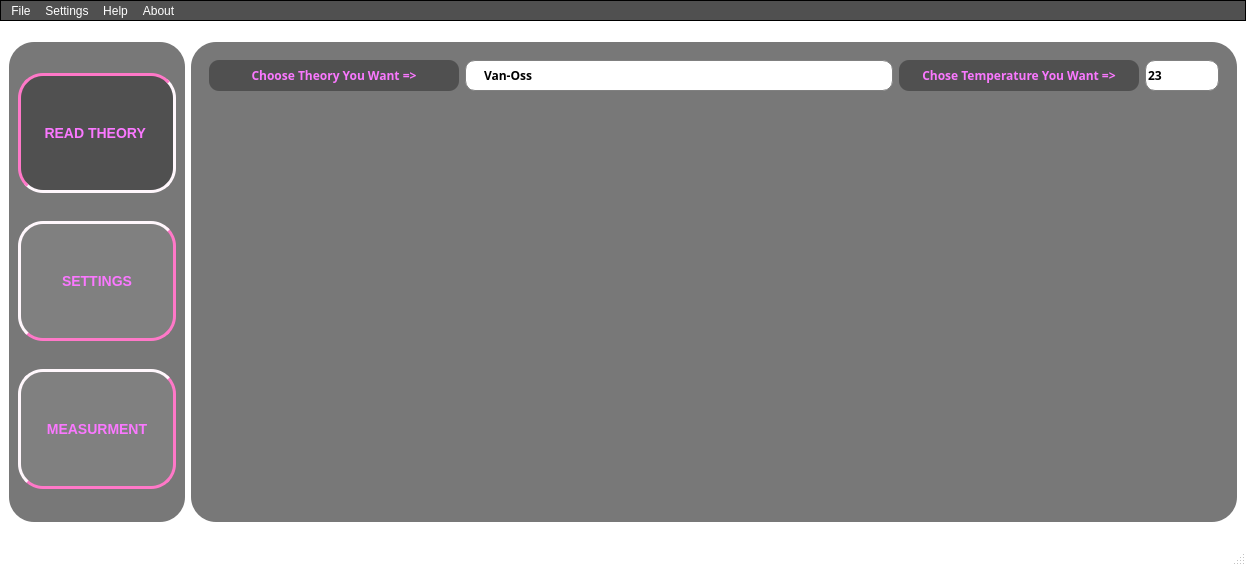
<?xml version="1.0" encoding="UTF-8"?>
<ui version="4.0">
 <class>MainWindow</class>
 <widget class="QMainWindow" name="MainWindow">
  <property name="geometry">
   <rect>
    <x>0</x>
    <y>0</y>
    <width>1246</width>
    <height>566</height>
   </rect>
  </property>
  <property name="windowTitle">
   <string>MainWindow</string>
  </property>
  <property name="styleSheet">
   <string notr="true">QFrame{
	background-color: rgb(120, 120, 120);
	border-radius: 25px;
}
QMainWindow{
	background-color:rgb(255,255,255)
}
QMenuBar {
    background-color: rgb(80,80,80);
    color: rgb(150,255,150);
    border: 1px solid ;
}
QMenuBar::item {
	background-color: rgb(80,80,80);
    color: rgb(255,255,255);
}
QMenuBar::item::selected {
	background-color: rgb(30,30,30);
}
QAction{
	color:rgb(200,150,100);}
</string>
  </property>
  <widget class="QWidget" name="centralwidget">
   <layout class="QGridLayout" name="gridLayout_6">
    <item row="0" column="0">
     <layout class="QGridLayout" name="gridLayout_2">
      <item row="0" column="0">
       <widget class="QFrame" name="ButtonsFrame">
        <property name="minimumSize">
         <size>
          <width>140</width>
          <height>480</height>
         </size>
        </property>
        <property name="maximumSize">
         <size>
          <width>200</width>
          <height>480</height>
         </size>
        </property>
        <property name="styleSheet">
         <string notr="true">QPushButton {
	color: rgb(250, 120, 255);
    background-color: grey;
    border-style: outset;
    border-width: 3px;
    border-radius: 25px;
    border-color: rgb(255,120,200);
    font: bold 14px;
    min-width: 140px;
    padding: 6px;
}
QPushButton:checked {
    background-color: rgb(80, 80, 80);
    border-style: inset;
}
QFrame{
	background-color: rgb(120, 120, 120);
	border-radius: 25px;
}
</string>
        </property>
        <property name="frameShape">
         <enum>QFrame::StyledPanel</enum>
        </property>
        <property name="frameShadow">
         <enum>QFrame::Raised</enum>
        </property>
        <layout class="QGridLayout" name="gridLayout">
         <item row="1" column="0">
          <widget class="QPushButton" name="settingsButton">
           <property name="minimumSize">
            <size>
             <width>158</width>
             <height>120</height>
            </size>
           </property>
           <property name="styleSheet">
            <string notr="true"/>
           </property>
           <property name="text">
            <string>SETTINGS</string>
           </property>
           <property name="checkable">
            <bool>true</bool>
           </property>
           <property name="autoExclusive">
            <bool>true</bool>
           </property>
           <property name="default">
            <bool>false</bool>
           </property>
           <property name="flat">
            <bool>false</bool>
           </property>
          </widget>
         </item>
         <item row="0" column="0">
          <widget class="QPushButton" name="theoryButton">
           <property name="minimumSize">
            <size>
             <width>158</width>
             <height>120</height>
            </size>
           </property>
           <property name="styleSheet">
            <string notr="true"/>
           </property>
           <property name="text">
            <string>READ THEORY </string>
           </property>
           <property name="checkable">
            <bool>true</bool>
           </property>
           <property name="checked">
            <bool>true</bool>
           </property>
           <property name="autoExclusive">
            <bool>true</bool>
           </property>
           <property name="autoDefault">
            <bool>false</bool>
           </property>
           <property name="default">
            <bool>false</bool>
           </property>
           <property name="flat">
            <bool>false</bool>
           </property>
          </widget>
         </item>
         <item row="2" column="0">
          <widget class="QPushButton" name="measurmentButton">
           <property name="minimumSize">
            <size>
             <width>158</width>
             <height>120</height>
            </size>
           </property>
           <property name="sizeIncrement">
            <size>
             <width>100</width>
             <height>0</height>
            </size>
           </property>
           <property name="styleSheet">
            <string notr="true"/>
           </property>
           <property name="text">
            <string>MEASURMENT</string>
           </property>
           <property name="checkable">
            <bool>true</bool>
           </property>
           <property name="autoExclusive">
            <bool>true</bool>
           </property>
          </widget>
         </item>
        </layout>
       </widget>
      </item>
      <item row="0" column="1">
       <widget class="QFrame" name="MainFrame">
        <property name="minimumSize">
         <size>
          <width>700</width>
          <height>480</height>
         </size>
        </property>
        <property name="maximumSize">
         <size>
          <width>16777215</width>
          <height>480</height>
         </size>
        </property>
        <property name="toolTipDuration">
         <number>1</number>
        </property>
        <property name="styleSheet">
         <string notr="true">QFrame{
	backgroundcolor: rgb(255, 255, 0)}
QComboBox {
    border: 1px solid gray;
    border-radius: 10px;
    padding: 5px 2px 5px 2px;
    min-width: 300px;
	font: bold, 14px;
}
QComboBox::drop-down {
    border: 0px;
}</string>
        </property>
        <property name="frameShape">
         <enum>QFrame::StyledPanel</enum>
        </property>
        <property name="frameShadow">
         <enum>QFrame::Raised</enum>
        </property>
        <layout class="QGridLayout" name="gridLayout_3">
         <item row="1" column="0">
          <widget class="QFrame" name="innerMainFrame">
           <property name="frameShape">
            <enum>QFrame::StyledPanel</enum>
           </property>
           <property name="frameShadow">
            <enum>QFrame::Raised</enum>
           </property>
           <layout class="QGridLayout" name="gridLayout_4" rowstretch="1,10" columnstretch="4,1,0,0">
            <item row="0" column="0">
             <widget class="QLabel" name="ctywLabel">
              <property name="styleSheet">
               <string notr="true">QLabel{
	color:rgb(250, 120, 255);
	background-color: rgb(80, 80, 80);
	min-width: 220px;
	max-width:250px;
	border-radius: 10px;
	font: bold, 14px
}</string>
              </property>
              <property name="text">
               <string>Choose Theory You Want =&gt;</string>
              </property>
              <property name="scaledContents">
               <bool>true</bool>
              </property>
              <property name="alignment">
               <set>Qt::AlignCenter</set>
              </property>
             </widget>
            </item>
            <item row="0" column="1">
             <widget class="QComboBox" name="theoryCombobox">
              <property name="sizePolicy">
               <sizepolicy hsizetype="Preferred" vsizetype="Preferred">
                <horstretch>0</horstretch>
                <verstretch>0</verstretch>
               </sizepolicy>
              </property>
              <property name="minimumSize">
               <size>
                <width>306</width>
                <height>30</height>
               </size>
              </property>
              <property name="layoutDirection">
               <enum>Qt::RightToLeft</enum>
              </property>
              <property name="autoFillBackground">
               <bool>false</bool>
              </property>
              <property name="styleSheet">
               <string notr="true">QFrame{
	background-color: rgb(255,255,255);
	border-radius: 2px;
}
QComboBox{
	max-width:450px}

</string>
              </property>
              <property name="insertPolicy">
               <enum>QComboBox::InsertAtBottom</enum>
              </property>
              <item>
               <property name="text">
                <string>Van-Oss</string>
               </property>
              </item>
              <item>
               <property name="text">
                <string>Zeisman</string>
               </property>
              </item>
              <item>
               <property name="text">
                <string>Groompler</string>
               </property>
              </item>
             </widget>
            </item>
            <item row="0" column="3">
             <widget class="QComboBox" name="tempCombobox">
              <property name="styleSheet">
               <string notr="true">QComboBox{
	min-width: 50px;
	max-width: 100px
}
QFrame{
	background-color: white;
}</string>
              </property>
              <item>
               <property name="text">
                <string>23</string>
               </property>
              </item>
              <item>
               <property name="text">
                <string>24</string>
               </property>
              </item>
              <item>
               <property name="text">
                <string>25</string>
               </property>
              </item>
              <item>
               <property name="text">
                <string>26</string>
               </property>
              </item>
              <item>
               <property name="text">
                <string>27</string>
               </property>
              </item>
              <item>
               <property name="text">
                <string>28</string>
               </property>
              </item>
             </widget>
            </item>
            <item row="1" column="0" colspan="4">
             <widget class="QFrame" name="theorysFrame">
              <property name="sizePolicy">
               <sizepolicy hsizetype="Expanding" vsizetype="Expanding">
                <horstretch>0</horstretch>
                <verstretch>0</verstretch>
               </sizepolicy>
              </property>
              <property name="styleSheet">
               <string notr="true">border-radius: 15px</string>
              </property>
              <layout class="QGridLayout" name="gridLayout_5"/>
             </widget>
            </item>
            <item row="0" column="2">
             <widget class="QLabel" name="tempLabel">
              <property name="styleSheet">
               <string notr="true">QLabel{
	color:rgb(250, 120, 255);
	background-color: rgb(80, 80, 80);
	min-width: 240px;
	max-width:250px;
	border-radius: 10px;
	font: bold, 14px
}</string>
              </property>
              <property name="text">
               <string>Chose Temperature You Want =&gt;</string>
              </property>
              <property name="scaledContents">
               <bool>true</bool>
              </property>
              <property name="alignment">
               <set>Qt::AlignCenter</set>
              </property>
             </widget>
            </item>
           </layout>
          </widget>
         </item>
        </layout>
       </widget>
      </item>
     </layout>
    </item>
    <item row="1" column="0">
     <layout class="QGridLayout" name="resultGridLayout"/>
    </item>
   </layout>
  </widget>
  <widget class="QMenuBar" name="menubar">
   <property name="geometry">
    <rect>
     <x>0</x>
     <y>0</y>
     <width>1246</width>
     <height>23</height>
    </rect>
   </property>
   <widget class="QMenu" name="menuFile">
    <property name="title">
     <string>File</string>
    </property>
    <addaction name="actionNew"/>
    <addaction name="separator"/>
    <addaction name="actionOpenProject"/>
    <addaction name="actionSave_Result"/>
    <addaction name="separator"/>
    <addaction name="actionExit"/>
   </widget>
   <widget class="QMenu" name="menuSettings">
    <property name="title">
     <string>Settings</string>
    </property>
    <widget class="QMenu" name="menuAdd">
     <property name="title">
      <string>Add</string>
     </property>
     <addaction name="actionConstants"/>
     <addaction name="actionTemperature"/>
     <addaction name="actionLiquid"/>
     <addaction name="actionAddTheory_beta"/>
    </widget>
    <addaction name="actionColor_Scheme"/>
    <addaction name="menuAdd"/>
   </widget>
   <widget class="QMenu" name="menuAbout">
    <property name="title">
     <string>Help</string>
    </property>
   </widget>
   <widget class="QMenu" name="menuHelp">
    <property name="title">
     <string>About</string>
    </property>
   </widget>
   <addaction name="menuFile"/>
   <addaction name="menuSettings"/>
   <addaction name="menuAbout"/>
   <addaction name="menuHelp"/>
  </widget>
  <widget class="QStatusBar" name="statusbar"/>
  <action name="actionNew">
   <property name="text">
    <string>New</string>
   </property>
  </action>
  <action name="actionOpenProject">
   <property name="text">
    <string>Open Result</string>
   </property>
  </action>
  <action name="actionSaveProjectAs">
   <property name="text">
    <string>Save Project As</string>
   </property>
  </action>
  <action name="actionSaveProject">
   <property name="text">
    <string>Save Project</string>
   </property>
  </action>
  <action name="actionAdd_to_project">
   <property name="text">
    <string>Add to project</string>
   </property>
  </action>
  <action name="actionExit">
   <property name="text">
    <string>Exit</string>
   </property>
  </action>
  <action name="actionColor_Scheme">
   <property name="text">
    <string>Color Scheme</string>
   </property>
  </action>
  <action name="actionAdd_Constants">
   <property name="text">
    <string>Add Constants</string>
   </property>
  </action>
  <action name="actionAdd_Temperature">
   <property name="text">
    <string>Add Temperature</string>
   </property>
  </action>
  <action name="actionConstants">
   <property name="text">
    <string>Constants</string>
   </property>
  </action>
  <action name="actionTemperature">
   <property name="text">
    <string>Temperature</string>
   </property>
  </action>
  <action name="actionLiquid">
   <property name="text">
    <string>Liquid</string>
   </property>
  </action>
  <action name="actionAddTheory_beta">
   <property name="text">
    <string>Add Theory (beta)</string>
   </property>
  </action>
  <action name="actionSave_Result">
   <property name="text">
    <string>Save Result</string>
   </property>
  </action>
 </widget>
 <resources/>
 <connections/>
</ui>
